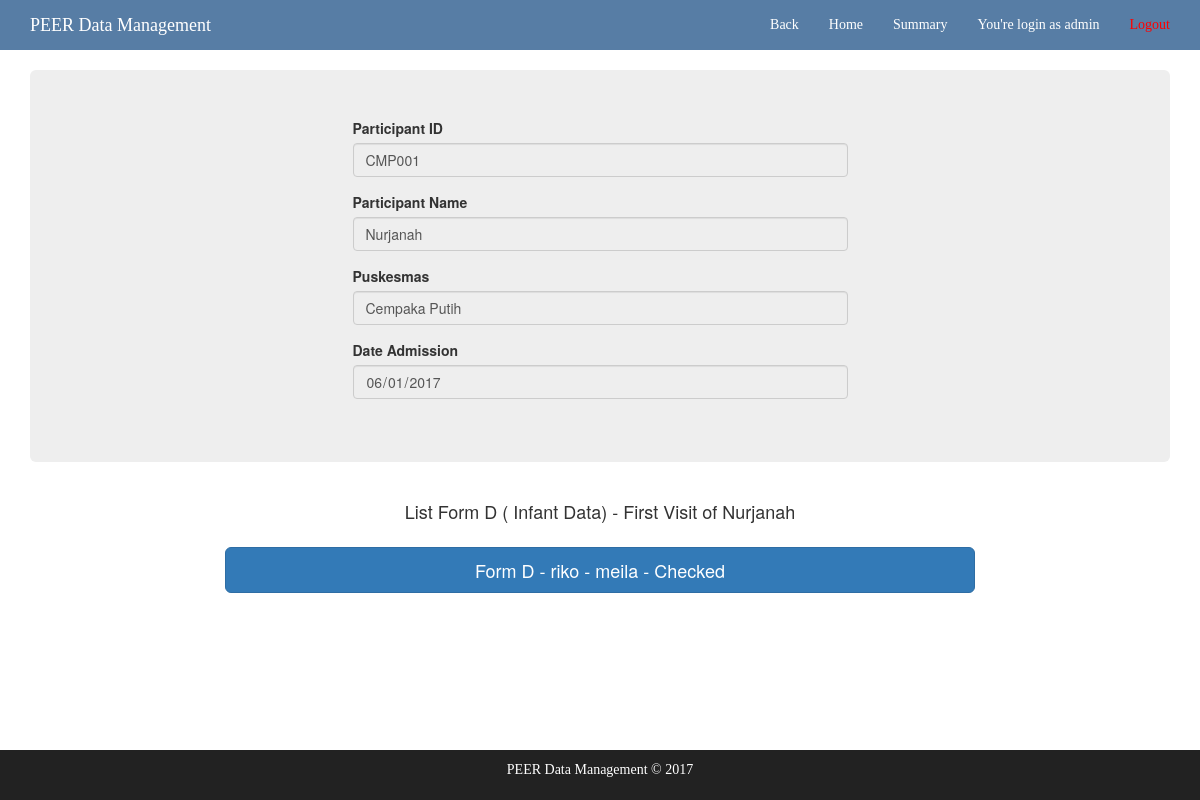
/participant/2/form_d/visit/1/ (signed in), run on the app's committed database.
### core/models.py (models this page shows, shortened)
class Participant(models.Model):
	participant_id = models.CharField(max_length=10, blank=True)
	name = models.CharField(max_length=30, blank=True)
	date_admission = models.DateField()
	puskesmas = models.ForeignKey(Puskesmas, on_delete=models.PROTECT)
	created_by = models.CharField(max_length=25, blank=True)
	updated_by = models.CharField(max_length=25, blank=True)
	created_time = models.CharField(max_length=50, blank=True)
	updated_time = models.CharField(max_length=50, blank=True)
	active_status = models.BooleanField(default=True)

class Puskesmas(models.Model):
	puskesmas_id = models.CharField(max_length=5, blank=True)
	name = models.CharField(max_length=25, blank=True)

### forms_d/models.py (models this page shows, shortened)
class DInfant(models.Model):
	participant = models.ForeignKey(Participant, on_delete=models.PROTECT)
	date_admission = models.CharField(max_length=15, blank=True)
	child_id = models.CharField(max_length=12, blank=True)
	child_name = models.CharField(max_length=25, blank=True)
	interviewer_id = models.CharField(max_length=25, blank=True)
	date_interviewed = models.CharField(max_length=15, blank=True)
	data_entry_id = models.CharField(max_length=25, blank=True)
	date_data_entered = models.CharField(max_length=15, blank=True)
	data_checked_id = models.CharField(max_length=25, blank=True, null=True)
	date_data_checked = models.CharField(max_length=15, blank=True)
	is_save_all = models.NullBooleanField(blank=True)

### core/views.py (the view)
# urls.py: url(r'^participant/(?P<participant_id>[0-9]+)/form_d/visit/(?P<visiting_id>[1-4])/$', views.form_d, name='form_d'),
@login_required(login_url='core:login')
def form_d(request, participant_id, visiting_id):
	participant = Participant.objects.get(id=participant_id)
	child_list = Child.objects.filter(mother=participant)
	forms = None
	visiting_number = ""
	if visiting_id == "1":
		forms = DInfant.objects.filter(participant_id=participant_id)
		visiting_number = "First"
	elif visiting_id == "2":
		forms = DInfant2.objects.filter(participant_id=participant_id)
		visiting_number = "Second"
	elif visiting_id == "3":
		forms = DInfant3.objects.filter(participant_id=participant_id)
		visiting_number = "Third"
	elif visiting_id == "4":
		forms = DInfant4.objects.filter(participant_id=participant_id)
		visiting_number = "Fourth"
	else:
		raise ValueError("Oops! We can't find the page you are looking for")
	date_admission = participant.date_admission.__str__()
	return render(request, 'core/form_d.html', {'child_list' : child_list, 'visiting_number' : visiting_number,'participant' : participant, 'forms' : forms, 'date_admission' : date_admission})

### core/templates/core/form_d.html
{% extends 'brief-header.html' %}
{% block content2 %}
    <div class="mycenter">
        <div class="form-group row">
            {% if forms.count < child_list.count %}
            <h4 style="text-align: center; margin-top: 10px;"> List Form D ( Infant Data) - {{ visiting_number }} Visit of {{ participant.name }} </h4>
            <div class="col-md-4 col-md-offset-4">
                <a href="{{request.get_full_path}}create" class="btn btn-primary btn-lg btn-block">
                 <i class="fa fa-pencil-square-o" aria-hidden="true"></i>Create Form D
                </a>
            </div>
            {% else %}
            <h4 style="text-align: center; margin-top: 10px;"> List Form D ( Infant Data) - {{ visiting_number }} Visit of {{ participant.name }} </h4>
            {% endif %}
        </div>
    </div>
        <div class="list_all_form">
            {% for form in forms %}
            <div class="form-group row">
                    <div class="col-md-8 col-md-offset-2">
                        <a href="{{request.get_full_path}}{{form.id}}" class="btn btn-primary btn-lg btn-block">
                            {% if form.data_checked_id != None and form.data_checked_id != "" %}
                                Form D - {{ form.child_name }} - {{ form.data_entry_id }}  - Checked
                            {% elif form.is_save_all %}
                                Form D - {{ form.child_name }} - {{ form.data_entry_id }} - Submitted
                            {% else %}
                                Form D - {{ form.child_name }} - {{ form.data_entry_id }} -   On Progress
                            {% endif %}
                        </a>
                    </div>
            </div>
            {% endfor %}
        </div>
{% endblock %}

### core/templates/brief-header.html
{% extends 'base.html' %}
{% block content %}
<div class="container">
        <div class="jumbotron participantBox">
            <form class="patient-form-data">
                <div class="row">
                    <div class="col-md-6 col-md-offset-3 col-xs-6 col-xs-offset-3 col-sm-6 col-sm-offset-3">
                        <div class="form-group">
                            <label for="participant_id"> Participant ID</label>
                            <input class="form-control disabled" type="text" value="{{participant.participant_id}}" readonly>
                        </div>
                        <div class="form-group">
                            <label for="participant_name"> Participant Name </label>
                            <input class="form-control" type="text" value="{{participant.name}}" readonly>
                        </div>
                        <div class="form-group">
                            <label for="participant_name"> Puskesmas </label>
                            <input class="form-control" type="text" value="{{participant.puskesmas.name}}" readonly>
                        </div>
                        <div class="form-group">
                            <label for="date_admission"> Date Admission </label>
                            <input class="form-control" type="date" value="{{date_admission}}" readonly>
                        </div>
                    </div>
                </div>
            </form>
        </div>
        {% block content2 %}
        {% endblock %}
</div>
{% endblock %}

### core/templates/base.html (shortened to what this page needs)
{% load staticfiles %}
<!DOCTYPE html>
<html lang="en">
<head>
    <link rel="stylesheet" href="https://maxcdn.bootstrapcdn.com/bootstrap/3.3.7/css/bootstrap.min.css">
    <link rel="stylesheet" href="https://cdn.datatables.net/1.10.15/css/dataTables.bootstrap.min.css">
    <link rel="stylesheet" href="https://cdn.datatables.net/responsive/2.1.1/css/responsive.bootstrap.min.css">
    <link rel="stylesheet" href="https://cdn.datatables.net/select/1.2.2/css/select.dataTables.min.css">
    <link href="http://maxcdn.bootstrapcdn.com/font-awesome/4.1.0/css/font-awesome.min.css" rel="stylesheet">
    <link rel="stylesheet" href="https://cdnjs.cloudflare.com/ajax/libs/jquery-confirm/3.3.0/jquery-confirm.min.css">
</head>
<body>
    <nav class="navbar navbar-inverse navbar-fixed-top" role="navigation">
        <div class="container">
            <div class="navbar-header">
                <a class="navbar-brand" href="{% url 'core:home' %}" style="color:white; font-family:verdana;">PEER Data Management</a>
            </div>
            <div class="collapse navbar-collapse" id="bs-example-navbar-collapse-1">
                <ul class="nav navbar-nav navbar-right">
                    <li>
                    <a href="../" style="color:white; font-family:verdana;">Back</a>
                    </li>
                    <li>
                        <a href="{% url 'core:home' %}" style="color:white; font-family:verdana;">Home</a>
                    </li>
                    <li>
                        <a href="{% url 'core:summary' %}" style="color:white; font-family:verdana;">Summary</a>
                    </li>
                    <li>
                        <a href="#" style="color:white; font-family:verdana;">You're login as {{ request.user.username }}</a>
                    </li>
                    <li>
                        <a href="{% url 'core:logout'%}" style="color:red; font-family:verdana;">Logout</a>
                    </li>
                </ul>
            </div>
        </div>
    </nav>
    {% block content %}
    {% endblock %}
    <div class="footer">
      <div class="container">
        <p class="text-muted" style="color:white; font-family:verdana;">PEER Data Management &copy; 2017</p>
      </div>
    </div>
</body>
</html>

### core/templates/base.html (style rules this page uses)
html { height: 100%; }
body { min-height: 100%; padding-top: 70px; position: relative; margin: 0; padding-bottom: 6rem; }
.mycenter { margin: auto; width: 100%; }
.footer { position: absolute; right: 0; bottom: 0; left: 0; padding: 1rem; background-color: #222; border-color: #080808; text-align: center; }
.navbar.navbar-inverse { background-color:#577da5; border-color: white; }

### data on the page
Participant: participant_id "CMP001", name "Nurjanah", puskesmas.name "Cempaka Putih"
DInfant: child_name "riko", data_entry_id "meila"

### other printed values
{{ request.user.username }} "admin"
{{ visiting_number }} "First"
